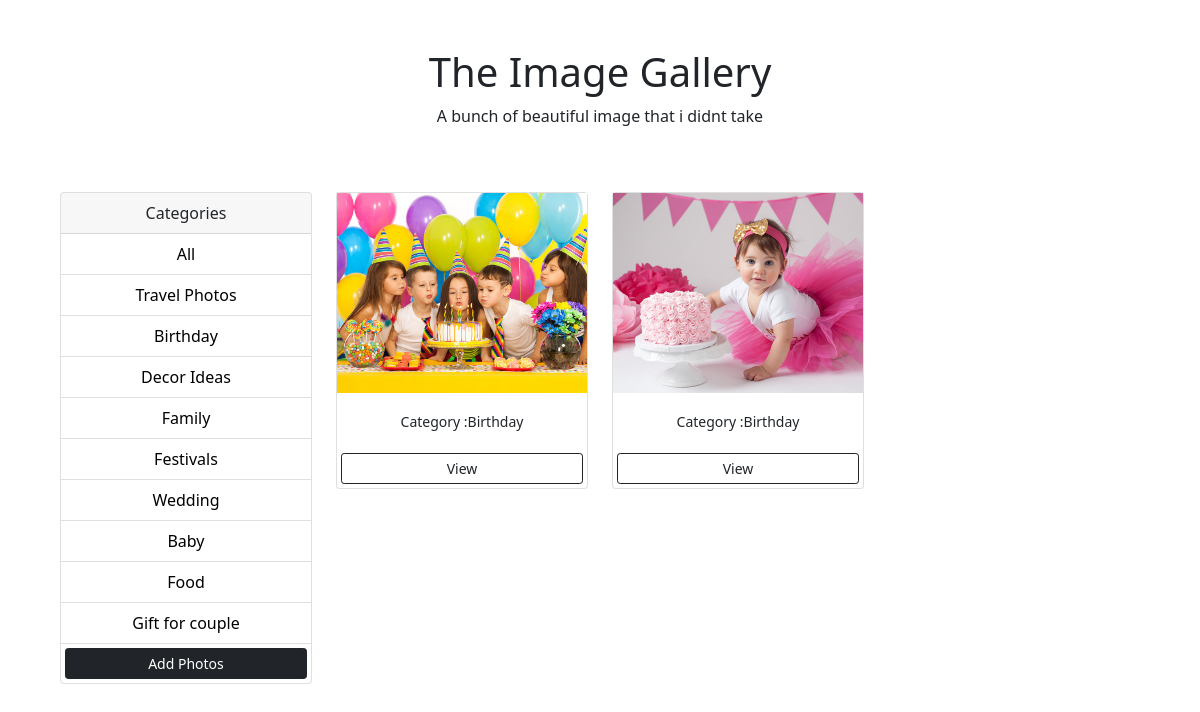
Before: /?category=Birthday with the older database file.
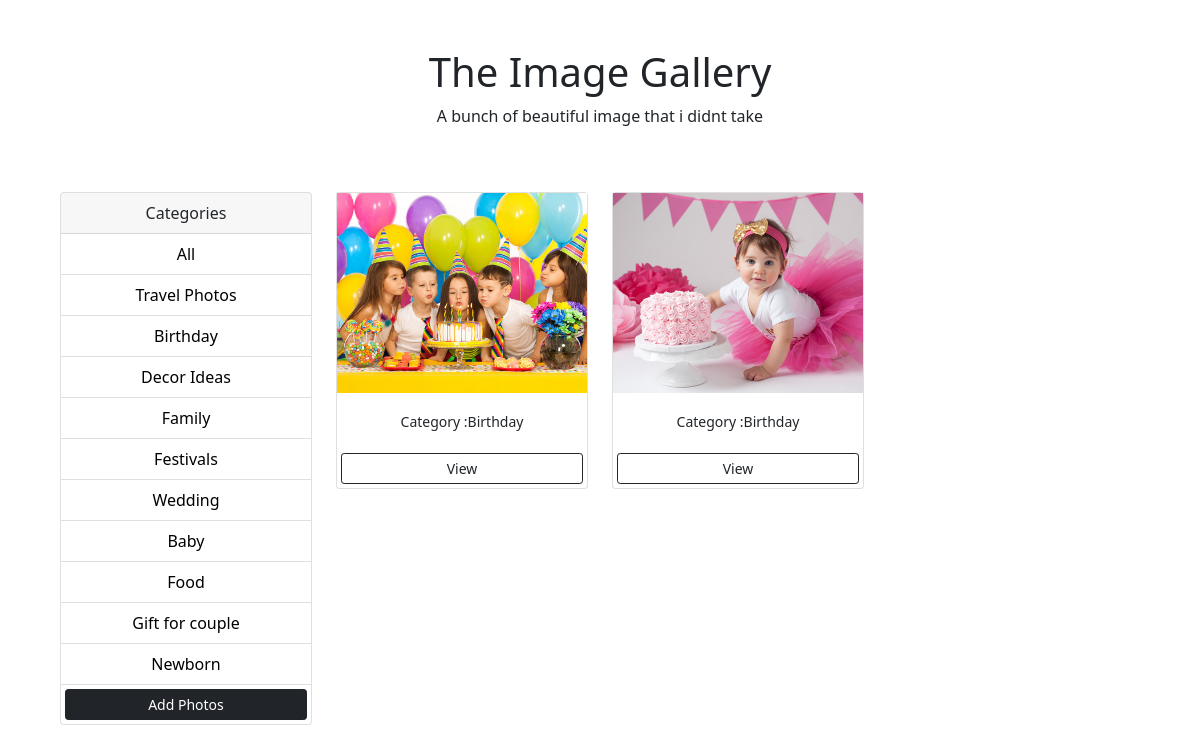
After: the same page with the newer database file.
### photos/models.py (models this page shows, shortened)
class Category(models.Model):
    name=models.CharField(max_length=200,null=False,blank=False)

class Photo(models.Model):
    category=models.ForeignKey(Category, on_delete=models.SET_NULL, null=True , blank=True)
    image=models.ImageField(null=False,blank=False)
    description=models.TextField()

### photos/views.py (the view)
# urls.py: path('',gallery,name='gallery'),
def gallery(request):
    category=request.GET.get('category')
    if category == None:
        photos = Photo.objects.all()
    else:
        photos = Photo.objects.filter(category__name=category)
    categories = Category.objects.all()
    context={'categories':categories, 'photos':photos}
    return render(request,'photos/gallery.html',context)

### photos/templates/photos/gallery.html (shortened to what this page needs)
<!DOCTYPE html>
<html lang="en">
<head>
    <link href="https://cdn.jsdelivr.net/npm/bootstrap@5.1.3/dist/css/bootstrap.min.css" rel="stylesheet"
>
     <div class="jumbotron">
                <h1>The Image Gallery</h1>
                <p>A bunch of beautiful image that i didnt take</p>
                <br><br>
     </div>
</head>
<body class="m-5">
<div class="container">
    <div class="row">
            <div class="col-md-3">
                <div class="card">
                    <div class="card-header">
                        Categories
                    </div>
                    <ul class="list-group list-group-flush">
                        <li class="list-group-item">
                            <a href="{% url 'gallery' %}"> All </a></li>
                        {% for category in categories %}
                        <li class="list-group-item">
                            <a href="{% url 'gallery' %}?category={{category.name}}"> {{ category.name }} </a></li>
                        {% endfor %}
                        <a href="{% url 'addPhoto' %}"  class="btn btn-dark btn-block btn-sm m-1">Add Photos</a>
                    </ul>
                </div>
            </div>
        <div class="col-md-9">
            <div class="row">
                {% for photo in photos %}
                <div class="col-md-4">
                    <div class="card">
                      <img class="image-thumbail" src="{{photo.image.url}}" alt="Card image cap">
                      <div class="card-body">
                          <small>Category :{{ photo.category.name }}</small>
                      </div>
                      <a href="{% url 'photo' photo.id %}" class="btn btn-outline-dark btn-sm m-1">View</a>
                    </div>
                </div>
                {% empty %}
                <h3> No Photos !!!!!!!</h3>
                {% endfor %}
            </div>
        </div>
    </div>
</div>
</body>
</html>

Changed rows visible on the page:
added Category: name "Newborn"
